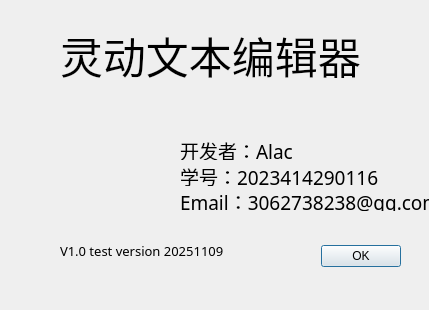
<?xml version="1.0" encoding="UTF-8"?>
<ui version="4.0">
 <class>aboutDialog</class>
 <widget class="QDialog" name="aboutDialog">
  <property name="geometry">
   <rect>
    <x>0</x>
    <y>0</y>
    <width>429</width>
    <height>310</height>
   </rect>
  </property>
  <property name="minimumSize">
   <size>
    <width>429</width>
    <height>310</height>
   </size>
  </property>
  <property name="maximumSize">
   <size>
    <width>429</width>
    <height>310</height>
   </size>
  </property>
  <property name="windowTitle">
   <string>关于</string>
  </property>
  <widget class="QDialogButtonBox" name="buttonBox">
   <property name="geometry">
    <rect>
     <x>60</x>
     <y>240</y>
     <width>341</width>
     <height>32</height>
    </rect>
   </property>
   <property name="orientation">
    <enum>Qt::Orientation::Horizontal</enum>
   </property>
   <property name="standardButtons">
    <set>QDialogButtonBox::StandardButton::Ok</set>
   </property>
  </widget>
  <widget class="QLabel" name="label">
   <property name="geometry">
    <rect>
     <x>60</x>
     <y>20</y>
     <width>381</width>
     <height>71</height>
    </rect>
   </property>
   <property name="font">
    <font>
     <family>宋体</family>
     <pointsize>32</pointsize>
    </font>
   </property>
   <property name="text">
    <string>灵动文本编辑器</string>
   </property>
  </widget>
  <widget class="QLabel" name="label_5">
   <property name="geometry">
    <rect>
     <x>50</x>
     <y>130</y>
     <width>91</width>
     <height>91</height>
    </rect>
   </property>
   <property name="styleSheet">
    <string notr="true">border-image: url(:/node_modules/remixicon/icons_png/Document/draft-line.png);</string>
   </property>
   <property name="text">
    <string/>
   </property>
  </widget>
  <widget class="QLabel" name="label_6">
   <property name="geometry">
    <rect>
     <x>60</x>
     <y>240</y>
     <width>191</width>
     <height>21</height>
    </rect>
   </property>
   <property name="font">
    <font>
     <family>宋体</family>
     <pointsize>10</pointsize>
    </font>
   </property>
   <property name="text">
    <string>V1.0 test version 20251109</string>
   </property>
  </widget>
  <widget class="QWidget" name="layoutWidget">
   <property name="geometry">
    <rect>
     <x>180</x>
     <y>140</y>
     <width>361</width>
     <height>71</height>
    </rect>
   </property>
   <layout class="QVBoxLayout" name="verticalLayout">
    <item>
     <widget class="QLabel" name="label_2">
      <property name="font">
       <font>
        <family>宋体</family>
        <pointsize>14</pointsize>
       </font>
      </property>
      <property name="text">
       <string>开发者：Alac</string>
      </property>
     </widget>
    </item>
    <item>
     <widget class="QLabel" name="label_3">
      <property name="font">
       <font>
        <family>宋体</family>
        <pointsize>14</pointsize>
       </font>
      </property>
      <property name="text">
       <string>学号：2023414290116</string>
      </property>
     </widget>
    </item>
    <item>
     <widget class="QLabel" name="label_4">
      <property name="font">
       <font>
        <family>宋体</family>
        <pointsize>14</pointsize>
       </font>
      </property>
      <property name="text">
       <string>Email：3062738238@qq.com</string>
      </property>
     </widget>
    </item>
   </layout>
  </widget>
 </widget>
 <resources/>
 <connections>
  <connection>
   <sender>buttonBox</sender>
   <signal>accepted()</signal>
   <receiver>aboutDialog</receiver>
   <slot>accept()</slot>
   <hints>
    <hint type="sourcelabel">
     <x>248</x>
     <y>254</y>
    </hint>
    <hint type="destinationlabel">
     <x>157</x>
     <y>274</y>
    </hint>
   </hints>
  </connection>
  <connection>
   <sender>buttonBox</sender>
   <signal>rejected()</signal>
   <receiver>aboutDialog</receiver>
   <slot>reject()</slot>
   <hints>
    <hint type="sourcelabel">
     <x>316</x>
     <y>260</y>
    </hint>
    <hint type="destinationlabel">
     <x>286</x>
     <y>274</y>
    </hint>
   </hints>
  </connection>
 </connections>
</ui>
